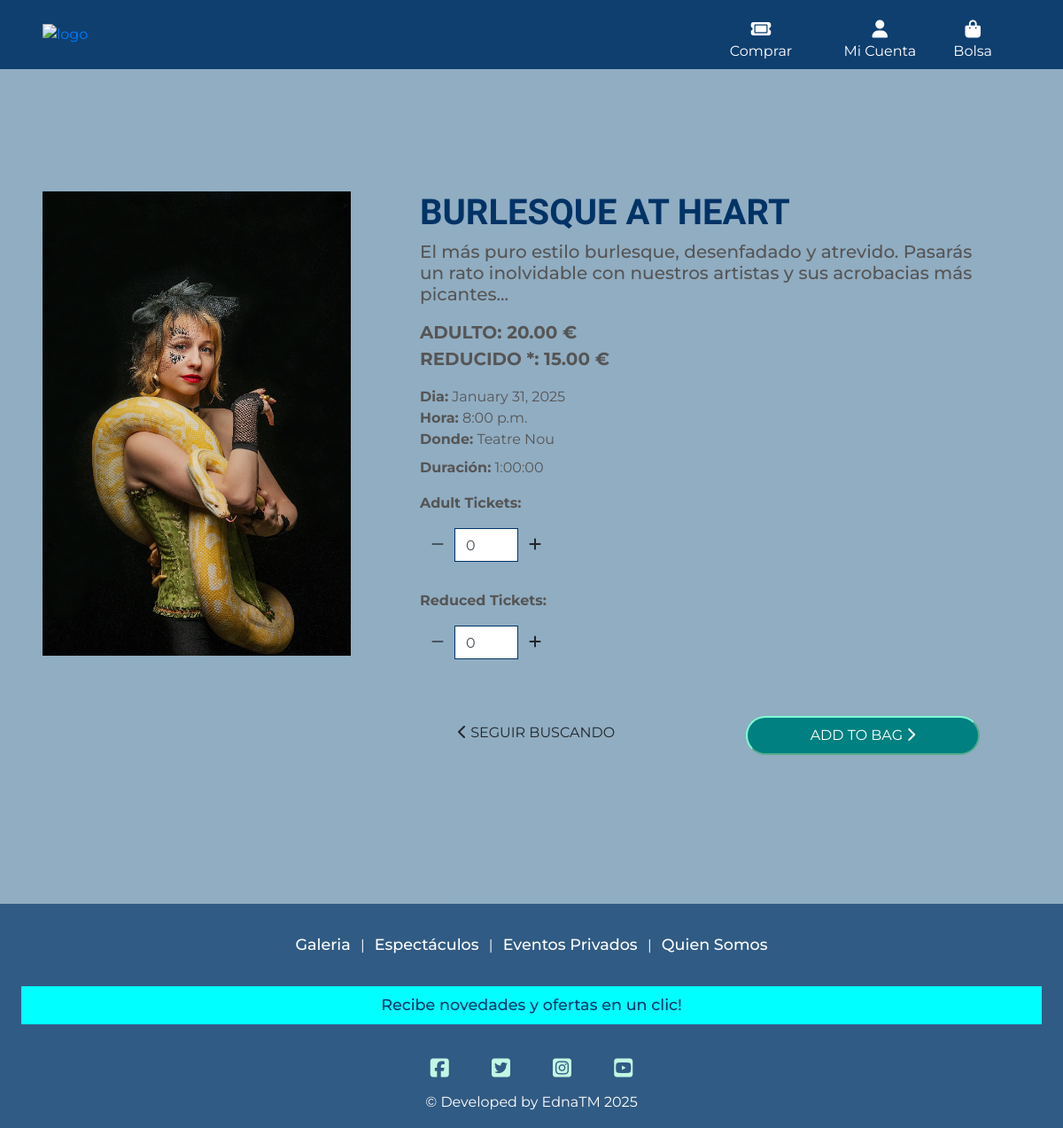
The page /shows/1/ on the database as committed earlier.
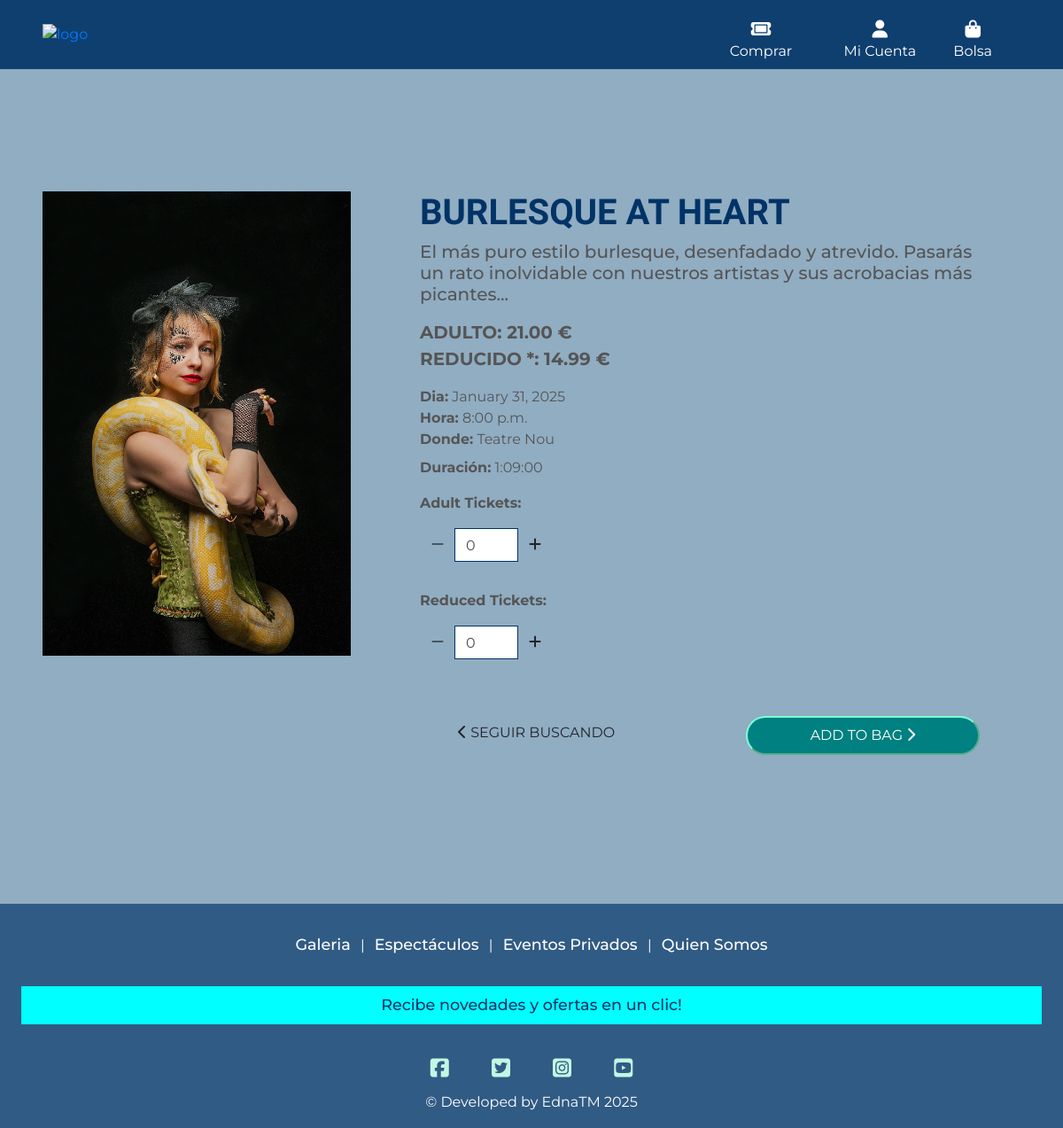
The same page on the database as committed later.
### shows/models.py (models this page shows, shortened)
class Show(models.Model):
    id = models.IntegerField(primary_key=True, unique=True, editable=False)
    name = models.CharField(max_length=200, help_text="Name of the show")
    description = models.TextField(blank=True, null=True)
    location = models.CharField(max_length=200, help_text="Location of the show")
    time = models.DateTimeField(help_text="Date and time of the show")
    duration = models.DurationField(help_text="Duration of the show (HH:MM:SS)")
    image = models.ImageField(upload_to='shows/images/', help_text="Image representing the show", blank=True, null=True)
    total_seats = models.PositiveIntegerField(help_text="Total number of seats available")
    remaining_seats = models.PositiveIntegerField(help_text="Number of seats still available")
    price_per_seat_adult = models.DecimalField(
        max_digits=5,
        decimal_places=2,
        default=Decimal('20.00'),
        help_text="Price per seat for adults",
    )
    price_per_seat_reduction = models.DecimalField(
        max_digits=5,
        decimal_places=2,
        default=Decimal('15.00'),
        help_text="Price per seat with a reduction"
    )

### shows/views.py (the view)
# urls.py: path('<int:show_id>/', views.show_details, name= 'show_details'),
def show_details(request, show_id):
    show = get_object_or_404(Show, id=show_id)
    return render(request, 'shows/show_details.html', {'show': show})

### shows/templates/shows/show_details.html (shortened to what the changed rows need)
{% extends "base.html" %}
{% load static %}
{% block content %}
<div id="show-details" class="container-fluid">
    <div class="row">
        <div class="col-12 col-md-6 col-lg-4 pffset-lg-2">
            <div class="image-container my-5">
                {% if show.image %}
                <a href="{{ show.image.url }}" target="_blank" aria-label="see image in full size in a new tab">
                    <img class="img-details img-fluid" src="{{ show.image.url }}" alt="{{ show.name }}">
                </a>
                {% else %}
                <img class="img-details img-fluid" src="{{ MEDIA_URL }}noimage.png" alt="{{ show.name }}">
                {% endif %}
            </div>
        </div>
        <div class="col-12 col-md-10 col-lg-7 ml-lg-5">
            <div class="product-details-container mb-5 mt-md-5">
                <h1 class="mb-2 eg-font text-uppercase">{{ show.name }}</h1>
                {% if show.description %}
                <h5 class="mb-2 eg-title">{{ show.description }}</h5>
                {% endif %}
                <p class="lead mb-0 mt-3 text-left font-weight-bold text-uppercase">adulto: {{ show.price_per_seat_adult }} €</p>
                <p class="lead mb-0 text-left font-weight-bold text-uppercase">reducido *: {{ show.price_per_seat_reduction }} €</p>
                <p class="mb-0 mt-3">
                    <strong>Dia:</strong> {{ show.time|date:"F j, Y" }}<br>
                    <strong>Hora:</strong> {{ show.time|date:"g:i a" }}
                </p>
                <p class="mb-2"><strong>Donde:</strong> {{ show.location }}</p>
                <p class="mb-0"><strong>Duración:</strong> {{ show.duration }}</p>
                <form class="form" action="{% url 'bag:add_to_bag' show.id %}" method="POST">
                    <div class="form-row">
                    </div>
                </form>
            </div>
        </div>
    </div>
</div>
{% endblock %}

Rows that differ between the two databases and show on the page:
changed Show "BURLESQUE AT HEART": price_per_seat_adult "20.00" → "21.00"; price_per_seat_reduction "15.00" → "14.99"; duration "1:00:00" → "1:09:00"
